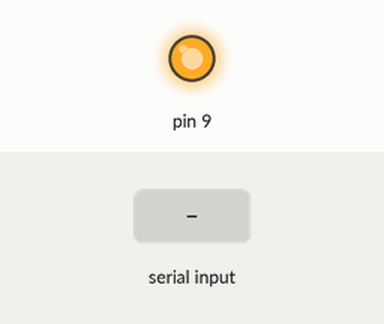
Recording of a sketch running on a simulated Arduino Uno, built with avr-gcc and run on an emulated ATmega328P. Shown: output pins drawn as LEDs (lit = HIGH). The test bench sets the inputs (shaded band). What the sketch prints to the serial monitor is not drawn.

Above: at 4.1 s.
At 10.2 s:
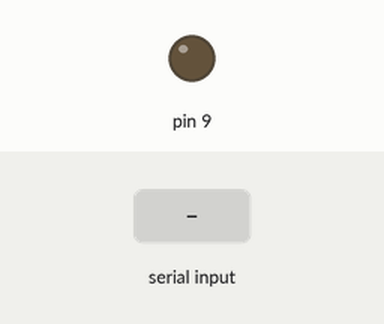
10.3 s: "1" received over the second serial link
Timing chart, 0 to 13.3 s (numbered marks = the images above; inputs shaded):
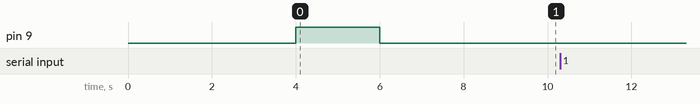

Measured:
- after the input at 10.3 s, every drawn part: stays the same

The sketch:

gprs_serial_relay.ino
```cpp
//Serial Relay - Arduino will patch a
//serial link between the computer and the GPRS Shield
//at 19200 bps 8-N-1
//Computer is connected to Hardware UART
//GPRS Shield is connected to the Software UART

#include <SoftwareSerial.h>

SoftwareSerial GPRS(7, 8);
unsigned char buffer[64]; // buffer array for data recieve over serial port
int count=0;     // counter for buffer array
void setup()
{
  GPRS.begin(19200);               // the GPRS baud rate
  Serial.begin(19200);             // the Serial port of Arduino baud rate.
  delay(3000);
  Serial.println(F("Powering up"));
  powerUp();
}

void loop()
{
  if (GPRS.available())              // if date is comming from softwareserial port ==> data is comming from gprs shield
  {
    while(GPRS.available())          // reading data into char array
    {
      buffer[count++]=GPRS.read();     // writing data into array
      if(count == 64)break;
  }
    Serial.write(buffer,count);            // if no data transmission ends, write buffer to hardware serial port
    clearBufferArray();              // call clearBufferArray function to clear the storaged data from the array
    count = 0;                       // set counter of while loop to zero
  }
  if (Serial.available())            // if data is available on hardwareserial port ==> data is comming from PC or notebook
    GPRS.write(Serial.read());       // write it to the GPRS shield
}

void clearBufferArray()              // function to clear buffer array
{
  for (int i=0; i<count;i++)
    { buffer[i]=NULL;}                  // clear all index of array with command NULL
}

void powerUp()
{
 pinMode(9, OUTPUT);
 digitalWrite(9,LOW);
 delay(1000);
 digitalWrite(9,HIGH);
 delay(2000);
 digitalWrite(9,LOW);
 delay(3000);
}
```
